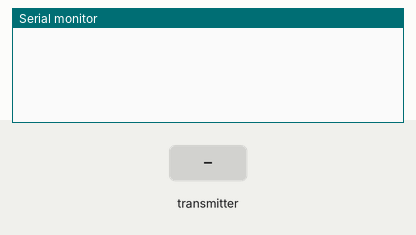
A sketch run on a simulated Arduino Mega 2560, built with avr-gcc and run on an emulated ATmega2560. Parts: the last lines printed to the serial monitor. The test bench sets the inputs (shaded band). Random numbers use the default seed unless the sketch sets one; no radio packets arrive unless stated. At 2.8 s the program stops and its outputs stay as they are.

Above: at 0.8 s.
0.9 s: the transmitter starts sending pos = 0
At 0.97 s:
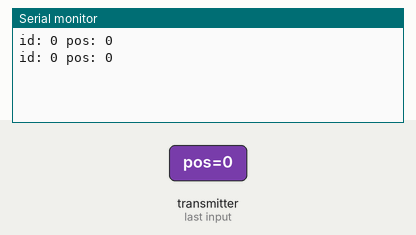
2.8 s: the transmitter starts sending id = 64
At 4.0 s:
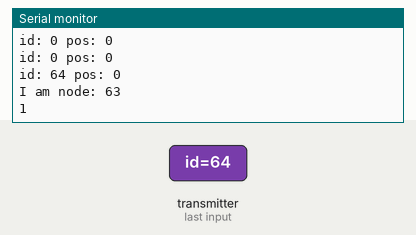

The sketch:

Node2.ino
```cpp
//Include Libraries
#include <SPI.h>
#include <nRF24L01.h>
#include <RF24.h>

//create an RF24 object
RF24 radio(7,30);  // CE, CSN

//channel through which two modules communicate.
const byte serverAddress[6] = "00000"; //channel to communicate with the server
const byte node1Address[6] = "00001";  //channel to communicate with node1
const byte node2Address[6] = "00002";  //channel to communicate with node2
const byte node3Address[6] = "00003";  //channel to communicate with node3

uint8_t my_id = 2;   // initial id of this node
bool leader = false; //set this node not to be the leader
uint8_t trials = 0;
bool ackSent = false;

typedef struct { // struct of the data sent containing the address and the position
  int16_t pos;
  uint8_t id;
}data;

data leaderData; // data for assigning the leader
data sentData;  // data to be sent
data recievedData; // data that is recieved

void setup()
{
  while (!Serial);
    Serial.begin(115200);

  radio.begin();

  isLeader(); // first step is know if this node is the leader

//  radio.stopListening();

  sentData.id = my_id;
  sentData.pos = random(-1000 , 1000);
  radio.powerDown();
  radio.powerUp();
  delay(10);
  radio.stopListening();
  radio.openWritingPipe(node2Address);
}

void loop()
{
//    if(!ackSent) for(trials = 0; trials < 10 && !ackSent; trials++, ackSent = radio.write(&sentData, sizeof(sentData))) ;
    ackSent = radio.write(&sentData, sizeof(sentData));
//    if(!ackSent) { delay(5); radio.write(&sentData, sizeof(sentData)); } // try ten times if it didn't work then wait and do another trials
    Serial.println(ackSent);
    ackSent =false;
    Serial.println(sentData.id);
// sentData.id = my_id;
// radio.write(&sentData, sizeof(sentData));
// Serial.println(sentData.id);
// delay(20);

}

void printStruct(data d){ // a function to print the Struct
  Serial.print("id: ");
  Serial.print(d.id);
  Serial.print(" pos: ");
  Serial.println(d.pos);
}

bool isLeader(){  // this funciton is to decide if this node is the leader or not (decided by the server)

  // open pipe 0 with server channel
  radio.openReadingPipe(0, serverAddress);

  //Set module as receiver
  radio.startListening();

  //set the leader data to the default value
  leaderData.pos = 0;
  leaderData.id = 0;

  //keep reading until the data is changed (this node recieves any data)
  while(leaderData.id == 0){
    if (radio.available()){
      radio.read(&leaderData, sizeof(leaderData));
      printStruct(leaderData);
    }
  }

  // When this node recieves the data. the node should stop listening/reading
  // then check if the incoming leader id is the id of this node

  radio.stopListening();
  if(leaderData.id == my_id){          //if they are equal then this node is the leader
      leader = true;
      Serial.println("I am the leader !!");
  } else{                                   // else the node should redefine its id
      Serial.print("I am node: ");
      my_id = abs(my_id - leaderData.id);
      Serial.println(++my_id);
  }

  // after checking whether this node is leader or not, we should send back to the server
  // the id, so that it makes sure that all nodes recieved the message and one node is
  // assigned to the leader

  radio.openWritingPipe(node2Address);
  leaderData.id = my_id ;

  ackSent = false;
  delay(10);
  do{
      for(trials = 0; trials < 10 && !ackSent; trials++, ackSent = radio.write(&leaderData, sizeof(leaderData))) ;
    }while(!ackSent);

    Serial.println(trials);

//  radio.flush_rx();
  radio.startListening();
  while(leaderData.id != 100){ // wait for the Server to confirm
    radio.read(&leaderData, sizeof(leaderData)); // wait for the Server to confirm
  }
  ackSent = false;
  Serial.println(leaderData.id);
  Serial.println("Confirm that leader was assigned");

  return leader;
}
```

Measured:
- after the input at 0.9 s, the serial monitor: prints a new line at once (image 1)
- after the input at 2.8 s, the serial monitor: prints a new line at once (image 2)
